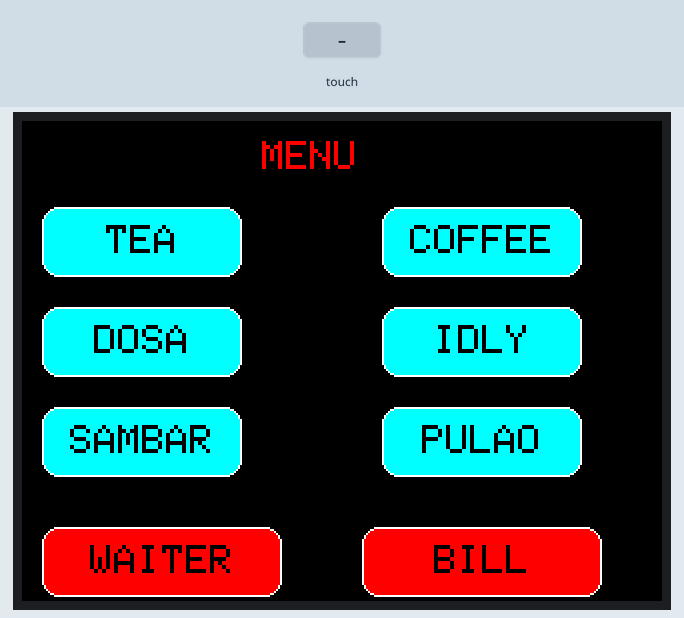
Simulated run of this sketch. Board: Arduino Uno, built with avr-gcc and run on an emulated ATmega328P. On the bench: 320×240 colour display. The inputs (shaded band) are chosen by the test bench. What the sketch prints to the serial monitor is not drawn.

Above: at 1.4 s.
1.5 s: touch panel pressed at 62 % / 10 % of its raw x / y range
At 1.58 s:
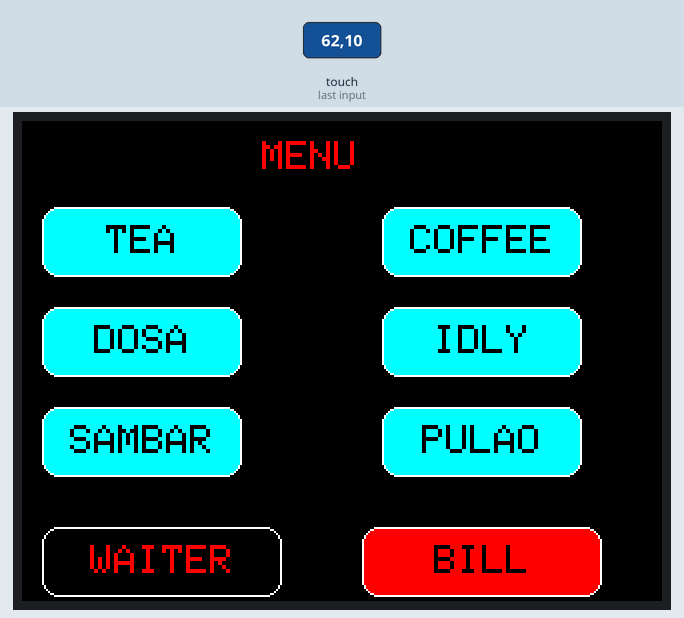
3.1 s: touch panel pressed at 13 % / 10 % of its raw x / y range
At 3.18 s:
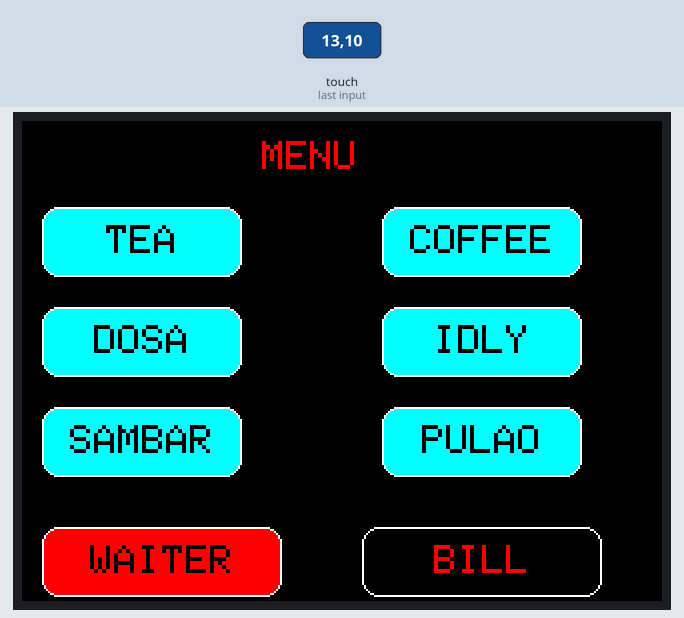
4.7 s: touch panel pressed at 38 % / 10 % of its raw x / y range
Timing chart, 0 to 7.7 s (numbered marks = the images above; inputs shaded):
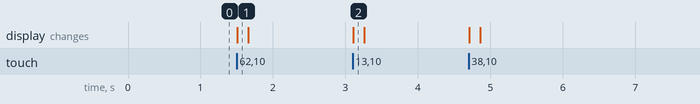

The sketch:

TX.ino
```cpp
#include <Adafruit_GFX.h>
#include <MCUFRIEND_kbv.h>
MCUFRIEND_kbv tft;
#include <TouchScreen.h>
#define MINPRESSURE 200
#define MAXPRESSURE 1000

#include <Fonts/FreeSans9pt7b.h>
#include <Fonts/FreeSans12pt7b.h>
#include <Fonts/FreeSerif12pt7b.h>
const char *msg;

// ALL Touch panels and wiring is DIFFERENT
// copy-paste results from TouchScreen_Calibr_native.ino
const int XP = 6, XM = A2, YP = A1, YM = 7; //ID=0x9341
const int TS_LEFT = 907, TS_RT = 136, TS_TOP = 942, TS_BOT = 139;

TouchScreen ts = TouchScreen(XP, YP, XM, YM, 300);

Adafruit_GFX_Button DISH1, DISH2,DISH3,DISH4,DISH5,DISH6,WAITER,BILL;

int pixel_x, pixel_y;     //Touch_getXY() updates global vars
bool Touch_getXY(void)
{
    TSPoint p = ts.getPoint();
    pinMode(YP, OUTPUT);      //restore shared pins
    pinMode(XM, OUTPUT);
    digitalWrite(YP, HIGH);   //because TFT control pins
    digitalWrite(XM, HIGH);
    bool pressed = (p.z > MINPRESSURE && p.z < MAXPRESSURE);
    if (pressed) {
        pixel_x = map(p.x, TS_LEFT, TS_RT, 0, tft.width()); //.kbv makes sense to me
        pixel_y = map(p.y, TS_TOP, TS_BOT, 0, tft.height());
    }
    return pressed;
}

#define BLACK   0x0000
#define BLUE    0x001F
#define RED     0xF800
#define GREEN   0x07E0
#define CYAN    0x07FF
#define MAGENTA 0xF81F
#define YELLOW  0xFFE0
#define WHITE   0xFFFF

void setup(void)
{
    Serial.begin(9600);
    uint16_t ID = tft.readID();
   // Serial.print("TFT ID = 0x");
   // Serial.println(ID, HEX);
    //Serial.println("Calibrate for your Touch Panel");
    if (ID == 0x5408) ID = 0x5408; // write-only shield
    tft.begin(ID);
    tft.setRotation(3);            //PORTRAIT
    tft.fillScreen(BLACK);
    DISH1.initButton(&tft,  60, 60, 100, 35, WHITE, CYAN, BLACK, "TEA", 2);
    DISH2.initButton(&tft, 230, 60, 100, 35, WHITE, CYAN, BLACK, "COFFEE", 2);
    DISH3.initButton(&tft,  60, 110, 100, 35, WHITE, CYAN, BLACK, "DOSA", 2);
    DISH4.initButton(&tft, 230, 110, 100, 35, WHITE, CYAN, BLACK, "IDLY", 2);
    DISH5.initButton(&tft,  60, 160, 100, 35, WHITE, CYAN, BLACK, "SAMBAR", 2);
    DISH6.initButton(&tft, 230, 160, 100, 35, WHITE, CYAN, BLACK, "PULAO", 2);
    WAITER.initButton(&tft, 70, 220, 120, 35, WHITE, RED, BLACK, "WAITER", 2);
    BILL.initButton(&tft, 230, 220, 120, 35, WHITE, RED, BLACK, "BILL", 2);

    DISH1.drawButton(false);
    DISH2.drawButton(false);
    DISH3.drawButton(false);
    DISH4.drawButton(false);
    DISH5.drawButton(false);
    DISH6.drawButton(false);
    WAITER.drawButton(false);
     BILL.drawButton(false);
      tft.setCursor (120, 10);
  tft.setTextSize (2);
  tft.setTextColor(RED);
  tft.println("MENU");

}

/* two buttons are quite simple
 */
void loop(void)
{
    bool down = Touch_getXY();
    DISH1.press(down && DISH1.contains(pixel_x, pixel_y));
    DISH2.press(down && DISH2.contains(pixel_x, pixel_y));
    DISH3.press(down && DISH3.contains(pixel_x, pixel_y));
    DISH4.press(down && DISH4.contains(pixel_x, pixel_y));
    DISH5.press(down && DISH5.contains(pixel_x, pixel_y));
    DISH6.press(down && DISH6.contains(pixel_x, pixel_y));
    WAITER.press(down && WAITER.contains(pixel_x, pixel_y));
    BILL.press(down && BILL.contains(pixel_x, pixel_y));

    if (DISH1.justReleased())
        DISH1.drawButton();

    if (DISH2.justReleased())
        DISH2.drawButton();

    if (DISH1.justPressed()) {
        DISH1.drawButton(true);
      // Serial.println("Dish 1");
         msg = "1";
         transmit();
    }
    if (DISH2.justPressed()) {
        DISH2.drawButton(true);
       // Serial.println("Dish 2");
         msg = "2";
         transmit();

    }
     if (DISH3.justReleased())
        DISH3.drawButton();

    if (DISH4.justReleased())
        DISH4.drawButton();

    if (DISH3.justPressed()) {
        DISH3.drawButton(true);
      // Serial.println("Dish 3");
        msg = "3";
         transmit();
    }
    if (DISH4.justPressed()) {
        DISH4.drawButton(true);
      //  Serial.println("Dish 4");
         msg = "4";
         transmit();

    }
     if (DISH5.justReleased())
        DISH5.drawButton();

    if (DISH6.justReleased())
        DISH6.drawButton();

    if (DISH5.justPressed()) {
        DISH5.drawButton(true);
      // Serial.println("Dish 5");
        msg = "5";
         transmit();
    }
    if (DISH6.justPressed()) {
        DISH6.drawButton(true);
       // Serial.println("DISH 6");
         msg = "6";
         transmit();

    }
     if (WAITER.justReleased())
        WAITER.drawButton();

    if (WAITER.justPressed()) {
        WAITER.drawButton(true);
       // Serial.println("WAITER");
         msg = "7";
         transmit();

    }
    if (BILL.justReleased())
        BILL.drawButton();

    if (BILL.justPressed()) {
        BILL.drawButton(true);
       // Serial.println("WAITER");
         msg = "8";
         transmit();

    }
}


void transmit()
{
 Serial.println(msg);
  delay(100);
  }
```

Measured:
- after the input at 1.5 s, the display: changes at once (image 1)
- after the input at 3.1 s, the display: changes at once (image 2)
